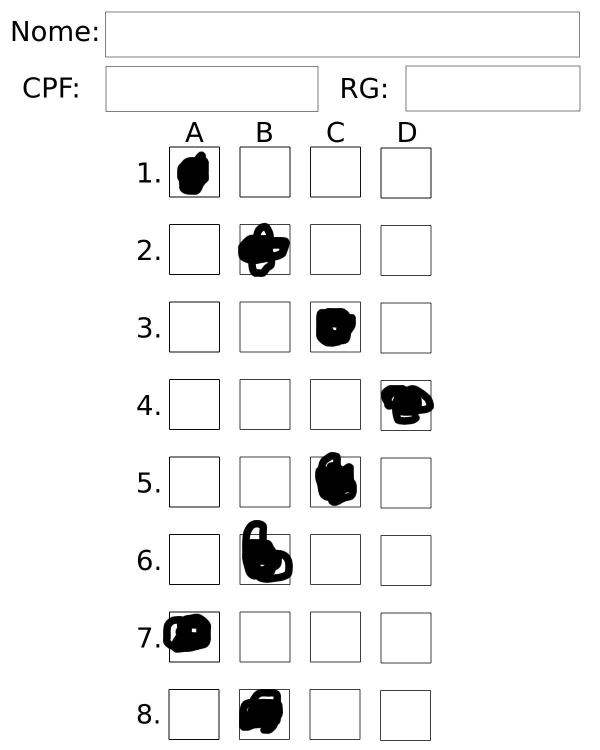
%> input picture GabaritoP1.jpg, 1200 x 1500 px (shown at 1/2 size)
$ octave teste.m   (GNU Octave 9; MATLAB toolbox functions it lacks are replaced by stand-ins)
%> lines starting %> are read from the running program, lines starting %| are printed output that depends on the picture; in (x1, y1, x2, y2) boxes, pixels count from 0 and x2, y2 are one past the last pixel; in counts of white or black regions, pixels touching at a corner belong together; the program's own positions count from 1
pkg load image;  % Carregar pacote de processamento de imagens
clc;

%funcionalidade de anular questao caso mais de uma seja sssinalada

% Carrega a imagem
gabarito = imread("GabaritoP1.jpg");
%> gabarito is the input picture: size 1500x1200x3 uint8; min 0, max 255, mean 243.2

%  Binariza a imagem
gabarito=im2bw(gabarito);
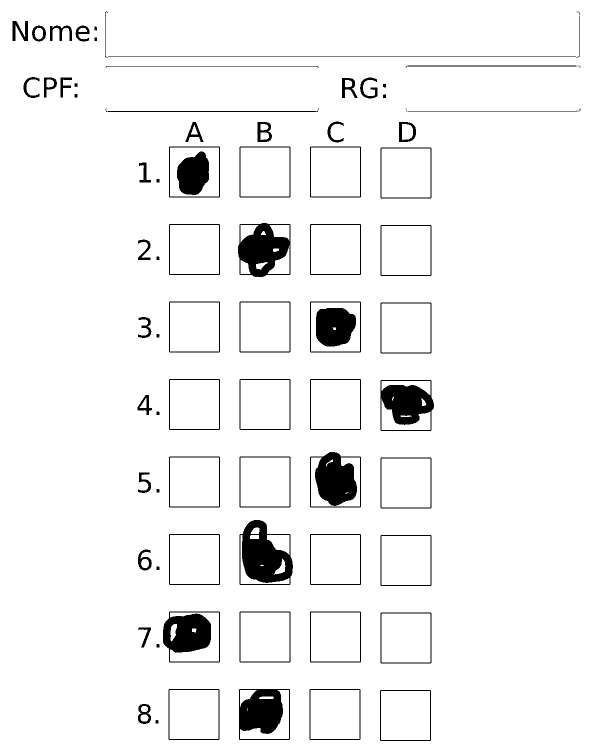
%> gabarito: size 1500x1200 logical (shown at 1/2 size); 95.2% white; 94 black regions (18 under 20 px), largest, box (x1, y1, x2, y2) and area: (479, 1040, 586, 1170) 8623, (620, 904, 722, 1015) 7217, (476, 446, 581, 554) 7166

% Exibe a imagem binarizada
figure(1),imshow(gabarito);

tamanho = 96;
distancia = 142;

% Função principal
function alternativa = verificar_alternativa(gabarito, x, y, tamanho)
%> called with x = 341, y = 296, tamanho = 96
  % gabarito: imagem binarizada do gabarito (0 = preto, 1 = branco)
  % x, y: coordenadas do canto superior esquerdo do quadrado
  % tamanho: tamanho do lado do quadrado

  % Extrai a área correspondente ao quadrado
  area_quadrado = gabarito(y:y+tamanho-1, x:x+tamanho-1);
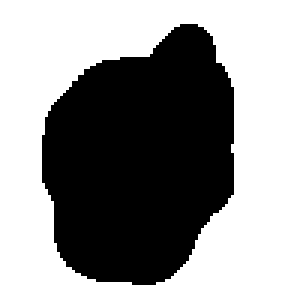
%> area_quadrado: size 96x96 logical (shown 3 times larger); 54.2% white; 1 black region, box (x1, y1, x2, y2) and area: (14, 8, 78, 95) 4225

  % Calcula a média de intensidade da área
  media_intensidade = mean(area_quadrado(:));
%> media_intensidade = 0.542

  % Define um limiar para determinar se a área está assinalada (Ao menoss 25% do quadrado deve estar preenchido)
  limiar = 0.75;

  % Mostrando a intensidade
  disp(media_intensidade);
%| 0.5416
  % Verifica se a média de intensidade está abaixo do limiar (assinalado)
  if media_intensidade < limiar
    alternativa = 'Assinalada'; % Assinalado
  else
    alternativa = 'Não Assinalada'; % Não assinalado
  end
end

disp(verificar_alternativa(gabarito, 341, 296, tamanho)); %Q1_A
%| Assinalada
disp(verificar_alternativa(gabarito, 483, 296, tamanho)); %Q1_B
%> in verificar_alternativa (call 2), `area_quadrado = gabarito(y:y+tamanho-1, x:x+tamanho-1);`: area_quadrado: size 96x96 logical; every value is 1
%| 1
%| Não Assinalada
disp(verificar_alternativa(gabarito, 625, 296, tamanho)); %Q1_C
%| 1
%| Não Assinalada
disp(verificar_alternativa(gabarito, 767, 296, tamanho)); %Q1_D
%> call 4 of verificar_alternativa, with x = 767, y = 296, tamanho = 96
%> in verificar_alternativa (call 4), `area_quadrado = gabarito(y:y+tamanho-1, x:x+tamanho-1);`:
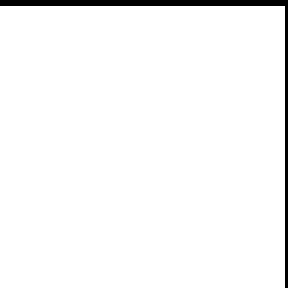
%> area_quadrado: size 96x96 logical (shown 3 times larger); 96.9% white; 1 black region, box (x1, y1, x2, y2) and area: (0, 0, 96, 96) 286
%> in verificar_alternativa (call 4), `media_intensidade = mean(area_quadrado(:));`: media_intensidade = 0.969
%| 0.9690
%| Não Assinalada
